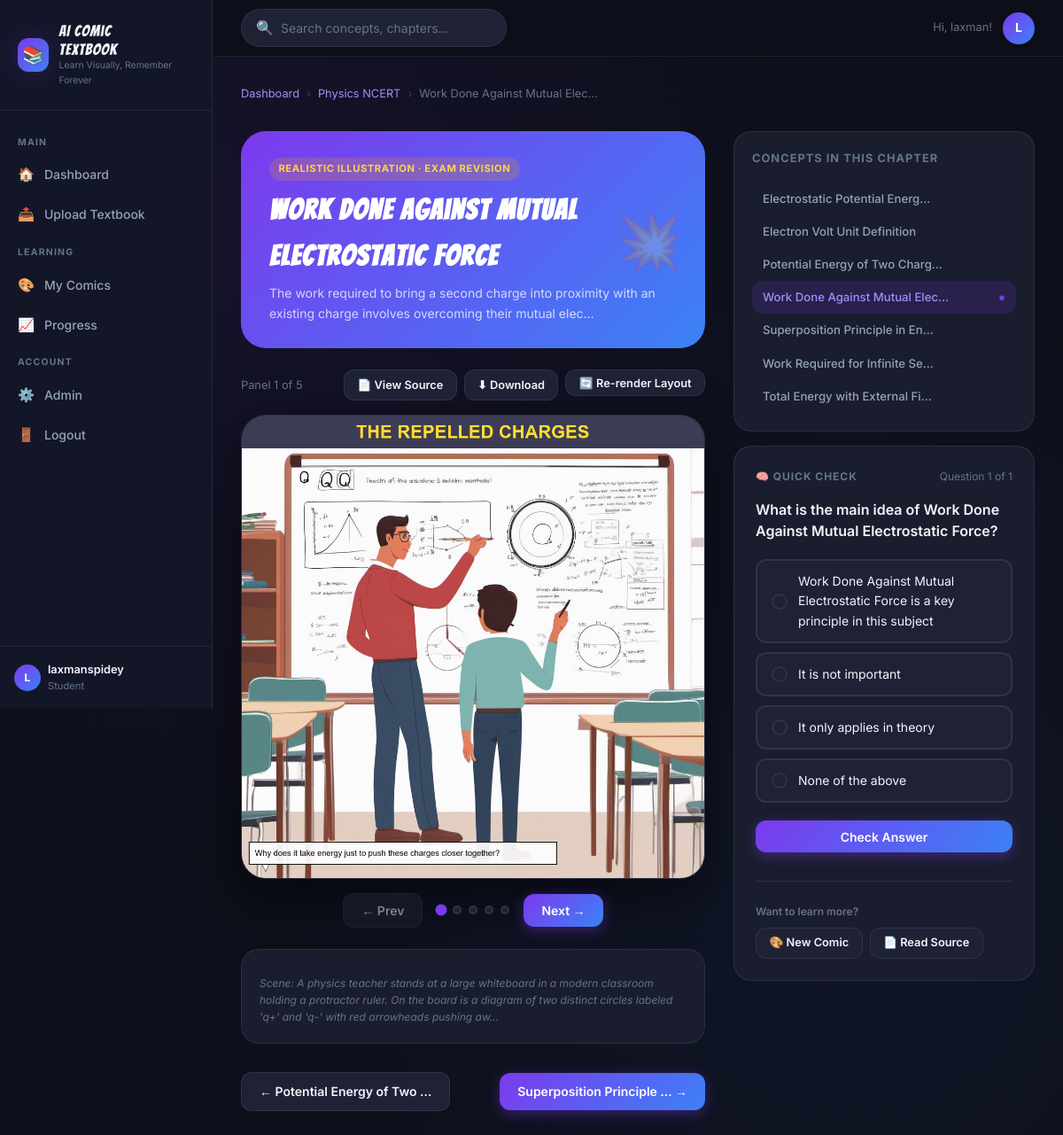
Page /comic/1f39d77f-50f9-4b1a-a302-58a493139914/ (signed in) on the committed database.
### core/models.py (models this page shows, shortened)
class ComicStrip(models.Model):
    STATUS_CHOICES = [
        ('pending', 'Pending'),
        ('generating', 'Generating'),
        ('ready', 'Ready'),
        ('error', 'Error'),
    ]
    ART_STYLE_CHOICES = [
        ('comic', 'Comic'),
        ('manga', 'Manga'),
        ('cartoon', 'Cartoon'),
        ('realistic', 'Realistic Illustration'),
    ]
    LEVEL_CHOICES = [
        ('beginner', 'Beginner'),
        ('intermediate', 'Intermediate'),
        ('revision', 'Exam Revision'),
    ]
    id = models.UUIDField(primary_key=True, default=uuid.uuid4, editable=False)
    concept = models.ForeignKey(Concept, on_delete=models.CASCADE, related_name='comic_strips')
    user = models.ForeignKey(User, on_delete=models.CASCADE, related_name='comic_strips')
    title = models.CharField(max_length=255, blank=True)
    level = models.CharField(max_length=20, choices=LEVEL_CHOICES, default='intermediate')
    art_style = models.CharField(max_length=20, choices=ART_STYLE_CHOICES, default='comic')
    status = models.CharField(max_length=20, choices=STATUS_CHOICES, default='pending')
    storyboard = models.JSONField(default=list)   # list of scene dicts
    layout_image = models.ImageField(upload_to='comics/', null=True, blank=True)
    error_message = models.TextField(blank=True)
    created_at = models.DateTimeField(auto_now_add=True)
    updated_at = models.DateTimeField(auto_now=True)
    class Meta:
        ordering = ['-created_at']

class Concept(models.Model):
    DIFFICULTY_CHOICES = [
        ('beginner', 'Beginner'),
        ('intermediate', 'Intermediate'),
        ('advanced', 'Advanced'),
    ]
    id = models.UUIDField(primary_key=True, default=uuid.uuid4, editable=False)
    chapter = models.ForeignKey(Chapter, on_delete=models.CASCADE, related_name='concepts')
    title = models.CharField(max_length=255)
    description = models.TextField()
    page_references = models.JSONField(default=list)   # list of page numbers
    difficulty = models.CharField(max_length=20, choices=DIFFICULTY_CHOICES, default='intermediate')
    order = models.IntegerField(default=0)
    created_at = models.DateTimeField(auto_now_add=True)
    class Meta:
        ordering = ['order']

class Chapter(models.Model):
    id = models.UUIDField(primary_key=True, default=uuid.uuid4, editable=False)
    textbook = models.ForeignKey(Textbook, on_delete=models.CASCADE, related_name='chapters')
    title = models.CharField(max_length=255)
    number = models.IntegerField(default=1)
    page_start = models.IntegerField(default=0)
    page_end = models.IntegerField(default=0)
    summary = models.TextField(blank=True)
    created_at = models.DateTimeField(auto_now_add=True)
    class Meta:
        ordering = ['number']

class Textbook(models.Model):
    STATUS_CHOICES = [
        ('uploaded', 'Uploaded'),
        ('processing', 'Processing'),
        ('ready', 'Ready'),
        ('error', 'Error'),
    ]
    id = models.UUIDField(primary_key=True, default=uuid.uuid4, editable=False)
    user = models.ForeignKey(User, on_delete=models.CASCADE, related_name='textbooks')
    title = models.CharField(max_length=255)
    subject = models.CharField(max_length=100, blank=True)
    grade_level = models.CharField(max_length=50, blank=True)
    pdf_file = models.FileField(upload_to='textbooks/')
    thumbnail = models.ImageField(upload_to='textbook_thumbs/', null=True, blank=True)
    total_pages = models.IntegerField(default=0)
    status = models.CharField(max_length=20, choices=STATUS_CHOICES, default='uploaded')
    error_message = models.TextField(blank=True)
    created_at = models.DateTimeField(auto_now_add=True)
    updated_at = models.DateTimeField(auto_now=True)
    class Meta:
        ordering = ['-created_at']

class ComicPanel(models.Model):
    id = models.UUIDField(primary_key=True, default=uuid.uuid4, editable=False)
    comic_strip = models.ForeignKey(ComicStrip, on_delete=models.CASCADE, related_name='panels')
    panel_number = models.IntegerField()
    scene_description = models.TextField()
    dialogue = models.TextField(blank=True)
    caption = models.TextField(blank=True)
    concept_label = models.CharField(max_length=255, blank=True)
    image = models.ImageField(upload_to='panels/', null=True, blank=True)
    prompt_used = models.TextField(blank=True)
    comfyui_prompt_id = models.CharField(max_length=100, blank=True)
    generated_at = models.DateTimeField(null=True, blank=True)
    class Meta:
        ordering = ['panel_number']

class Quiz(models.Model):
    id = models.UUIDField(primary_key=True, default=uuid.uuid4, editable=False)
    concept = models.ForeignKey(Concept, on_delete=models.CASCADE, related_name='quizzes')
    question = models.TextField()
    options = models.JSONField(default=list)        # list of 4 strings
    correct_index = models.IntegerField(default=0)  # 0-indexed
    explanation = models.TextField(blank=True)
    created_at = models.DateTimeField(auto_now_add=True)
    class Meta:
        ordering = ['created_at']

### core/views.py (the view)
# urls.py: path('comic/<uuid:pk>/', views.comic_view, name='comic_view'),
@login_required
def comic_view(request, pk):
    comic = get_object_or_404(ComicStrip, pk=pk, user=request.user)
    panels = comic.panels.all()
    concept = comic.concept
    quizzes = concept.quizzes.all()
    all_concepts = list(concept.chapter.concepts.values_list('id', flat=True))
    current_idx = list(all_concepts).index(concept.id) if concept.id in all_concepts else 0
    prev_concept = None
    next_concept = None
    if current_idx > 0:
        prev_concept = Concept.objects.get(id=all_concepts[current_idx - 1])
    if current_idx < len(all_concepts) - 1:
        next_concept = Concept.objects.get(id=all_concepts[current_idx + 1])
    context = {
        'comic': comic,
        'panels': panels,
        'concept': concept,
        'quizzes': quizzes,
        'prev_concept': prev_concept,
        'next_concept': next_concept,
        'total_panels': len(panels),
    }
    return render(request, 'core/comic_view.html', context)

### templates/core/comic_view.html (shortened to what this page needs)
{% extends 'base.html' %}
{% load static %}
{% block content %}
<div class="page-header">
  <div class="breadcrumb">
    <a href="{% url 'dashboard' %}">Dashboard</a>
    <span class="breadcrumb-sep">›</span>
    <a href="{% url 'textbook_detail' comic.concept.chapter.textbook.pk %}">{{ comic.concept.chapter.textbook.title|truncatechars:25 }}</a>
    <span class="breadcrumb-sep">›</span>
    <span>{{ comic.concept.title|truncatechars:30 }}</span>
  </div>
</div>
{% if comic.status == 'generating' or comic.status == 'pending' %}
<div class="generation-panel" style="max-width:600px; margin:2rem auto;">
  <div class="spinner" style="margin:0 auto 1rem;width:40px;height:40px;"></div>
  <div style="font-weight:700;font-size:1.1rem;margin-bottom:0.5rem;">Generating your comic…</div>
  <div style="color:var(--text-muted);font-size:0.875rem;margin-bottom:1.5rem;">
    Your RTX 4060 is working hard! Please wait 2–5 minutes.
  </div>
  <div id="panel-count" style="font-size:0.875rem;color:var(--text-accent);"></div>
  <div style="margin-top:1.5rem;">
    <a href="{% url 'concept_detail' comic.concept.pk %}" class="btn btn-secondary">← Back to Concept</a>
  </div>
</div>
{% elif comic.status == 'error' %}
<div class="alert alert-error" style="max-width:600px;">
  <strong>Generation failed:</strong> {{ comic.error_message }}
</div>
<a href="{% url 'concept_detail' comic.concept.pk %}" class="btn btn-secondary">← Try Again</a>
{% else %}
<div class="two-col" style="gap:2rem;">
  <div class="two-col-left">
    <div class="comic-title-header">
      <div class="badge badge-yellow" style="margin-bottom:0.5rem;">
        {{ comic.get_art_style_display }} · {{ comic.get_level_display }}
      </div>
      <h1>{{ comic.concept.title }}</h1>
      <p>{{ comic.concept.description|truncatechars:120 }}</p>
    </div>
    <div class="flex-between mb-2">
      <div style="font-size:0.8rem;color:var(--text-muted);">
        <span id="current-panel-label">Panel 1</span> of {{ total_panels }}
      </div>
      <div class="flex gap-1">
        <a href="{{ comic.concept.chapter.textbook.pdf_file.url }}" target="_blank" class="btn btn-secondary btn-sm">📄 View Source</a>
        <button onclick="window.print()" class="btn btn-secondary btn-sm">⬇ Download</button>
        <form method="post" action="{% url 'comic_rerender' comic.pk %}" style="display:inline;" id="rerender-form">
          <button type="button" class="btn btn-secondary btn-sm"
                  onclick="if(confirm('Re-apply improved layout to all panels? (takes ~5 sec, no new AI needed)')){document.getElementById('rerender-form').submit();}"
                  title="Upgrade panel layout with larger text and content boxes">
            🔄 Re-render Layout
          </button>
        </form>
      </div>
    </div>
    <div class="comic-panel-display">
      {% for panel in panels %}
      <div class="comic-panel-slide {% if not forloop.first %}hidden{% endif %}" id="panel-{{ panel.panel_number }}">
        {% if panel.image %}
          <img src="{{ panel.image.url }}" alt="Panel {{ panel.panel_number }}" class="comic-panel-image">
        {% else %}
          <div class="comic-panel-image flex-center" style="background:var(--bg-elevated);">
            <span style="color:var(--text-muted);font-size:2rem;">🎨</span>
          </div>
        {% endif %}
      </div>
      {% endfor %}
    </div>
    <div class="comic-nav" style="margin-top:1rem;">
      <button class="btn btn-secondary" id="prev-btn" onclick="navigate(-1)" disabled>← Prev</button>
      <div class="flex" style="gap:0.5rem;" id="dot-nav">
        {% for panel in panels %}
        <div class="comic-nav-dot {% if forloop.first %}active{% endif %}"
             onclick="goToPanel({{ panel.panel_number }})"
             id="dot-{{ panel.panel_number }}"
             title="Panel {{ panel.panel_number }}"></div>
        {% endfor %}
      </div>
      <button class="btn btn-primary" id="next-btn" onclick="navigate(1)">Next →</button>
    </div>
    <div style="margin-top:1.5rem; background:var(--bg-card); border:1px solid var(--border-subtle); border-radius:var(--radius-lg); padding:1.25rem;" id="panel-description">
      {% for panel in panels %}
      <div class="panel-desc-content {% if not forloop.first %}hidden{% endif %}" id="desc-{{ panel.panel_number }}">
        {% if panel.scene_description %}
        <div style="font-size:0.75rem;color:var(--text-muted);margin-top:0.5rem;font-style:italic;">
          Scene: {{ panel.scene_description|truncatechars:200 }}
        </div>
        {% endif %}
      </div>
      {% endfor %}
    </div>
    <div class="flex-between mt-4">
      {% if prev_concept %}
      <a href="{% url 'concept_detail' prev_concept.pk %}" class="btn btn-secondary">
        ← {{ prev_concept.title|truncatechars:25 }}
      </a>
      {% else %}
      <div></div>
      {% endif %}
      {% if next_concept %}
      <a href="{% url 'concept_detail' next_concept.pk %}" class="btn btn-primary">
        {{ next_concept.title|truncatechars:25 }} →
      </a>
      {% endif %}
    </div>
  </div>
  <div class="two-col-right">
    <div class="comic-sidebar mb-2">
      <div class="comic-sidebar-title">Concepts in This Chapter</div>
      {% for sibling in comic.concept.chapter.concepts.all %}
      <a href="{% url 'concept_detail' sibling.pk %}"
         class="concept-nav-item {% if sibling.pk == comic.concept.pk %}active{% endif %}">
        <span>{{ sibling.title|truncatechars:30 }}</span>
        {% if sibling.pk == comic.concept.pk %}
        <span style="color:var(--accent-purple);">●</span>
        {% endif %}
      </a>
      {% endfor %}
    </div>
    {% if quizzes %}
    <div class="quiz-card" id="quiz-container">
      <div class="flex-between mb-2">
        <div style="font-size:0.75rem;font-weight:700;text-transform:uppercase;letter-spacing:0.08em;color:var(--text-muted);">🧠 Quick Check</div>
        <div style="font-size:0.75rem;color:var(--text-muted);" id="quiz-progress-text">Question 1 of {{ quizzes|length }}</div>
      </div>
      {% for quiz in quizzes %}
      <div class="quiz-slide {% if not forloop.first %}hidden{% endif %}" id="quiz-slide-{{ forloop.counter0 }}">
        <div class="quiz-question">{{ quiz.question }}</div>
        <div class="quiz-options" id="quiz-opts-{{ quiz.pk }}">
          {% for option in quiz.options %}
          <div class="quiz-option" onclick="pickAnswer(this, '{{ quiz.pk }}', {{ forloop.counter0 }})">
            <div class="quiz-radio"></div>
            <span>{{ option }}</span>
          </div>
          {% endfor %}
        </div>
        <button class="btn btn-primary btn-full" onclick="checkAnswer('{{ quiz.pk }}', {{ forloop.counter0 }})" id="qbtn-{{ quiz.pk }}">
          Check Answer
        </button>
      </div>
      {% endfor %}
      <div class="divider mt-4"></div>
      <div style="font-size:0.75rem;color:var(--text-muted);font-weight:600;margin-bottom:0.5rem;">Want to learn more?</div>
      <div class="flex gap-1 flex-wrap">
        <a href="{% url 'concept_detail' comic.concept.pk %}" class="btn btn-secondary btn-sm">🎨 New Comic</a>
        <a href="{{ comic.concept.chapter.textbook.pdf_file.url }}" target="_blank" class="btn btn-secondary btn-sm">📄 Read Source</a>
      </div>
    </div>
    {% endif %}
  </div>
</div>
{% endif %}
{% endblock %}

### templates/base.html (shortened to what this page needs)
<!DOCTYPE html>
<html lang="en">
<head>
  {% load static %}
  <link rel="stylesheet" href="{% static 'css/main.css' %}">
</head>
<body>
{% block body %}
{% if user.is_authenticated %}
<div class="app-layout">
  <aside class="sidebar" id="sidebar">
    <div class="sidebar-logo">
      <div class="sidebar-logo-icon">📚</div>
      <div>
        <div class="sidebar-logo-text">AI Comic<br>Textbook</div>
        <div class="sidebar-logo-tagline">Learn Visually, Remember Forever</div>
      </div>
    </div>
    <nav class="sidebar-nav">
      <div class="sidebar-section-label">Main</div>
      <a href="{% url 'dashboard' %}" class="sidebar-link {% if request.resolver_match.url_name == 'dashboard' %}active{% endif %}">
        <span class="sidebar-link-icon">🏠</span> Dashboard
      </a>
      <a href="{% url 'textbook_upload' %}" class="sidebar-link {% if request.resolver_match.url_name == 'textbook_upload' %}active{% endif %}">
        <span class="sidebar-link-icon">📤</span> Upload Textbook
      </a>
      <div class="sidebar-section-label">Learning</div>
      <a href="{% url 'library' %}" class="sidebar-link {% if request.resolver_match.url_name == 'library' %}active{% endif %}">
        <span class="sidebar-link-icon">🎨</span> My Comics
      </a>
      <a href="{% url 'progress' %}" class="sidebar-link {% if request.resolver_match.url_name == 'progress' %}active{% endif %}">
        <span class="sidebar-link-icon">📈</span> Progress
      </a>
      <div class="sidebar-section-label">Account</div>
      <a href="/admin/" class="sidebar-link" target="_blank">
        <span class="sidebar-link-icon">⚙️</span> Admin
      </a>
      <a href="{% url 'logout' %}" class="sidebar-link">
        <span class="sidebar-link-icon">🚪</span> Logout
      </a>
    </nav>
    {% if user.is_authenticated %}
    <div class="sidebar-bottom">
      <div class="flex items-center gap-1">
        <div class="topbar-avatar" style="width:30px;height:30px;font-size:0.75rem;">
          {{ user.username|first|upper }}
        </div>
        <div>
          <div style="font-size:0.8rem;font-weight:600;">{{ user.username }}</div>
          <div class="text-xs text-muted">Student</div>
        </div>
      </div>
    </div>
    {% endif %}
  </aside>
  <div class="main-content">
    <header class="topbar">
      <div class="topbar-search">
        <span>🔍</span>
        <input type="text" placeholder="Search concepts, chapters..." id="global-search">
      </div>
      <div class="topbar-actions">
        <span style="font-size:0.8rem;color:var(--text-muted)">Hi, {{ user.first_name|default:user.username }}!</span>
        <div class="topbar-avatar">{{ user.username|first|upper }}</div>
      </div>
    </header>
    <main class="page-content">
      {% block content %}{% endblock %}
    </main>
  </div>
</div>
{% else %}
  {% block auth_content %}{% endblock %}
{% endif %}
{% endblock %}
</body>
</html>

### rows in the picture
ComicStrip: concept.chapter.textbook "Physics NCERT", concept "Work Done Against Mutual Elec…", art_style "REALISTIC ILLUSTRATION", level "EXAM REVISION", concept "Work Done Against Mutual Electrostatic Force", concept.description "The work required to bring a second charge into proximity with an existing charge involves overcoming their mutual elec…"
ComicPanel: image (picture), panel_number 1 (drawn), scene_description "A physics teacher stands at a large whiteboard in a modern classroom holding a protractor ruler. On the board is a diagram of two distinct circles labeled 'q+' and 'q-' with red arrowheads pushing aw…"
Concept: title "Potential Energy of Two …", title "Potential Energy of Two Charg…"
Concept: title "Superposition Principle …", title "Superposition Principle in En…"
Concept: title "Electrostatic Potential Energ…"
Concept: title "Electron Volt Unit Definition"
Concept: title "Work Done Against Mutual Elec…"
Concept: title "Work Required for Infinite Se…"
Concept: title "Total Energy with External Fi…"
Quiz: question "What is the main idea of Work Done Against Mutual Electrostatic Force?", options "Work Done Against Mutual Electrostatic Force is a key principle in this subject" "It is not important" "It only applies in theory" "None of the above"

### other values in the picture
{{ user.username|first|upper }} "L"
{{ user.username }} "laxmanspidey"
{{ user.first_name|default:user.username }} "laxman"
{{ total_panels }} "5"
{{ quizzes|length }} "1"
